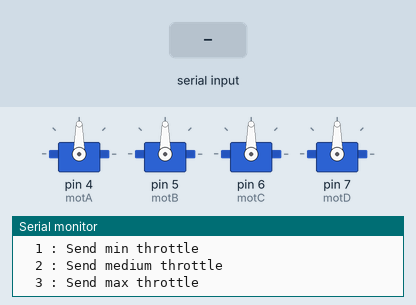
This sketch was run on a simulated Arduino Uno, built with avr-gcc and run on an emulated ATmega328P. Shown: 4 × servo, the last lines printed to the serial monitor. Inputs (shaded band) come from the test bench.

Above: at 1.2 s.
1.3 s: "1" received over Serial
At 2.5 s:
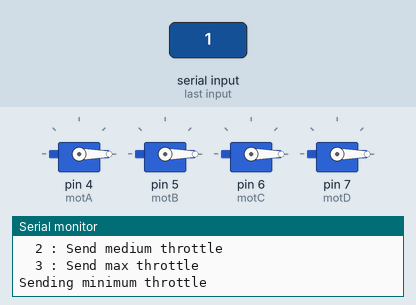
2.8 s: "3" received over Serial
At 3.8 s:
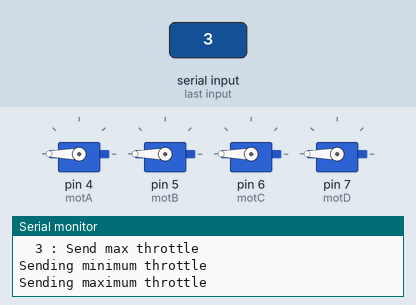
4.3 s: "2" received over Serial
At 4.9 s:
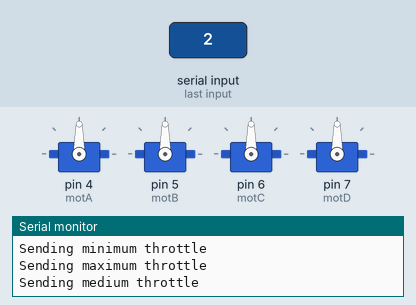
Timing chart, 0 to 7.3 s (numbered marks = the images above; inputs shaded):
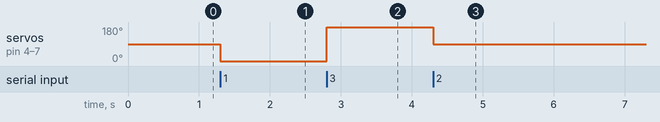

The sketch:

ESCCalibrationWithArduino.ino
```cpp
/**
 * Calibration of the Turnigy AE-20A ESCs with an Arduino Due
 *
 * WIRING:
 *    1. Connect the 3 power-out connectors of the ESC to the BLDC motor.
 *    2. Among the 3 control-in connectors of the ESC:
 *        - connect the ground (black wire) to the GND pin of the Arduino,
 *        - connect the control signal (white wire) to pin 4/5/6/7 of the Arduino.
 *       No connection is required for the BEC voltage (red wire).
 *    Attention: At this stage, do not power the ESC with the battery! To avoid injuries, also remove the blades from the motor.
 *
 * CALIBRATION:
 *    1. Plug the Arduino to your computer with USB cable, open Serial Monitor (9600 baud), then type 3 to send max throttle to the ESC to enter setup mode.
 *    2. Power up the ESC by connecting the battery. You must hear 2 sets of sounds meaning the power supply is OK and the ESC has entered setup mode.
 *    3. After some seconds, a jingle should play, meaning the throttle highest point has been correctly confirmed.
 *    4. Type 1 to send min throttle.
 *    5. Again, the jingle should play, which means the throttle lowest point has been correctly confirmed.
 *    6. Then, 6 series of "beep" will start. Each serie corresponds to a function: (1) brake status, (2) electronic timing, (3) battery protection cutoff, (4) aircraft status, (5) throttle response, (6) BEC output voltage.
 *    7. For each serie of "beep", type 1, 2 or 3 to set the desired option:
 *          (1) Brake Status:               1 = brake disabled,       2 = soft brake,                 3 = hard brake
 *          (2) Electronic Timing:          1 = low timing,           2 = mid timing,                 3 = high timing
 *          (3) Battery Protection Cutoff:  1 = high cutoff voltage,  2 = middle cutoff voltage
 *          (4) Aircraft Status:            1 = normal airplane,      2 = helicopter 1 (soft start),  3 = helicopter 2 (soft start + governor mode)
 *          (5) Throttle Response:          1 = standard,             2 = medium speed,               3 = quick speed
 *          (6) BEC Output Voltage:         1 = 5V,                   2 = 5.5V,                       3 = 6V
 *    The setup I have chosen is: 1-2-2-1-1-3.
 *
 * START-UP:
 *    1. Plug the Arduino to your computer with USB cable, open Serial Monitor (9600 baud), then type 1 to send min throttle.
 *    2. Connect the battery to power the ESC. You must hear 2 sets of sounds meaning the power supply is OK and a transmission channel has been detected.
 *    3. Then, 5 series of "beep" should play, corresponding to the option selected for each of the 5 functions (no sound for BEC output voltage function).
 *       In my case, it will be: 1 beep, then 2 beep, then 2 beep, then 1 beep and finally 1 beep.
 *
 * @author Dinh-Hao NGUYEN
 */

#include <Servo.h>

// Customize here pulse lengths as needed
#define MIN_PULSE_LENGTH 1000 // Minimum pulse length in µs
#define MAX_PULSE_LENGTH 2000 // Maximum pulse length in µs

#define MID_PULSE_LENGTH (MIN_PULSE_LENGTH + MAX_PULSE_LENGTH)/2

Servo motA, motB, motC, motD;
char data;

/**
 * Initialization routine
 */
void setup() {
    Serial.begin(9600); // Set Serial Monitor to 9600 baud

    motA.attach(4, MIN_PULSE_LENGTH, MAX_PULSE_LENGTH);
    motB.attach(5, MIN_PULSE_LENGTH, MAX_PULSE_LENGTH);
    motC.attach(6, MIN_PULSE_LENGTH, MAX_PULSE_LENGTH);
    motD.attach(7, MIN_PULSE_LENGTH, MAX_PULSE_LENGTH);

    displayInstructions();
}

/**
 * Main function
 */
void loop() {
    if (Serial.available()) {
        data = Serial.read();

        switch (data) {
            // 1
            case 49 : Serial.println("Sending minimum throttle");
                      motA.writeMicroseconds(MIN_PULSE_LENGTH);
                      motB.writeMicroseconds(MIN_PULSE_LENGTH);
                      motC.writeMicroseconds(MIN_PULSE_LENGTH);
                      motD.writeMicroseconds(MIN_PULSE_LENGTH);
            break;

            // 2
            case 50 : Serial.println("Sending medium throttle");
                      motA.writeMicroseconds(MID_PULSE_LENGTH);
                      motB.writeMicroseconds(MID_PULSE_LENGTH);
                      motC.writeMicroseconds(MID_PULSE_LENGTH);
                      motD.writeMicroseconds(MID_PULSE_LENGTH);
            break;

            // 3
            case 51 : Serial.println("Sending maximum throttle");
                      motA.writeMicroseconds(MAX_PULSE_LENGTH);
                      motB.writeMicroseconds(MAX_PULSE_LENGTH);
                      motC.writeMicroseconds(MAX_PULSE_LENGTH);
                      motD.writeMicroseconds(MAX_PULSE_LENGTH);
            break;
        }
    }
}

/**
 * Displays instructions to user
 */
void displayInstructions() {
    Serial.println("READY - PLEASE SEND INSTRUCTIONS AS FOLLOWING :");
    Serial.println("\t1 : Send min throttle");
    Serial.println("\t2 : Send medium throttle");
    Serial.println("\t3 : Send max throttle\n");
}
```

Measured:
- after the input at 1.3 s, servo on pin 4 (motA), servo on pin 5 (motB), servo on pin 6 (motC), servo on pin 7 (motD): 90° → 0° at once
- after the input at 2.8 s, servo on pin 4 (motA), servo on pin 5 (motB), servo on pin 6 (motC), servo on pin 7 (motD): 0° → 180° at once
- after the input at 4.3 s, servo on pin 4 (motA), servo on pin 5 (motB), servo on pin 6 (motC), servo on pin 7 (motD): 180° → 90° at once
